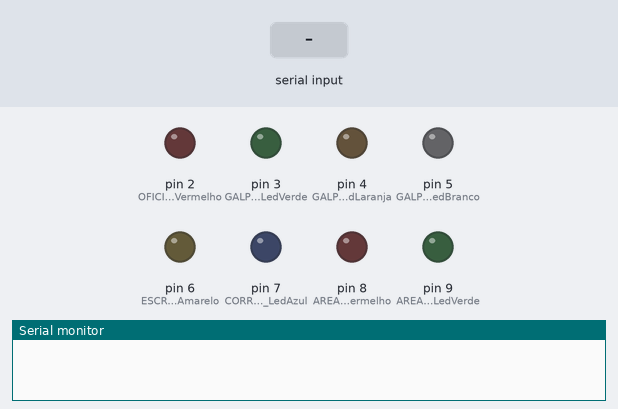
This sketch was run on a simulated Arduino Uno, built with avr-gcc and run on an emulated ATmega328P. Shown: output pins drawn as LEDs (lit = HIGH), the last lines printed to the serial monitor. Inputs (shaded band) come from the test bench.

Above: at 1.2 s.
1.3 s: "A" received over Serial
At 2.5 s:
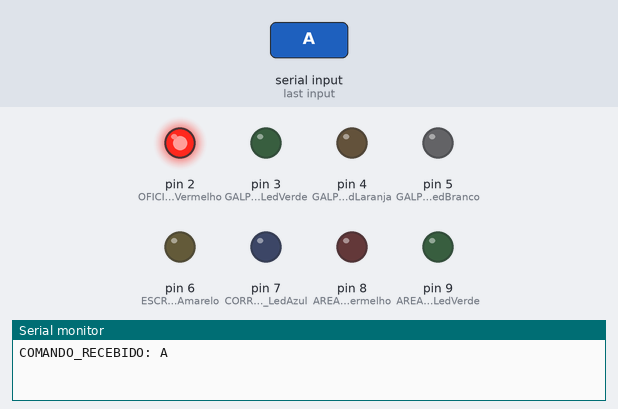
2.8 s: byte 70 ('F') received over Serial
At 3.6 s:
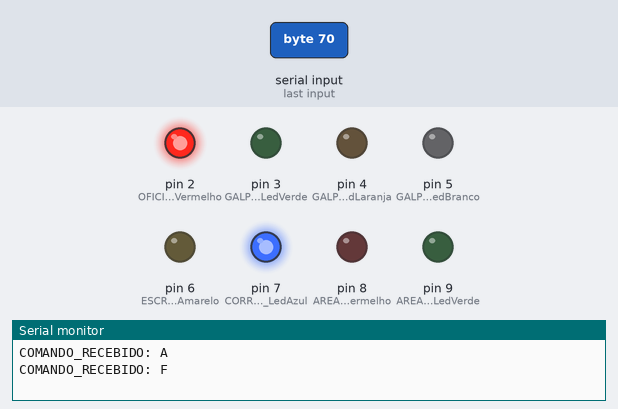
4.3 s: byte 71 ('G') received over Serial
At 4.8 s:
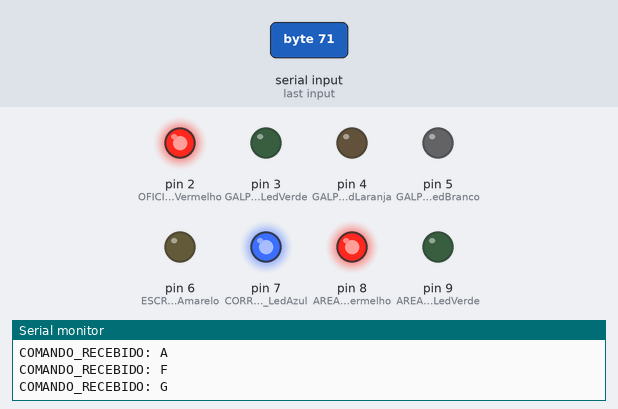
5.8 s: byte 102 ('f') received over Serial
At 7.0 s:
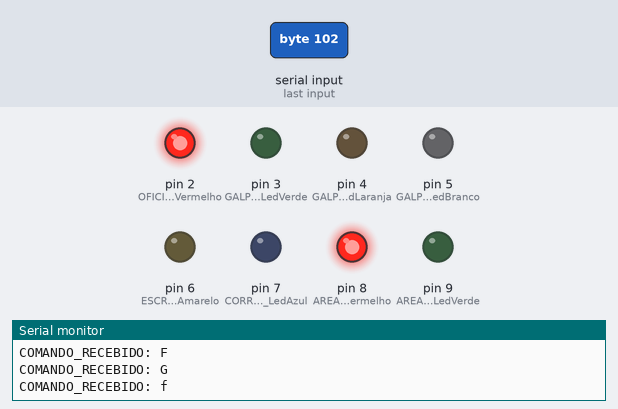
7.3 s: byte 72 ('H') received over Serial
At 8.3 s:
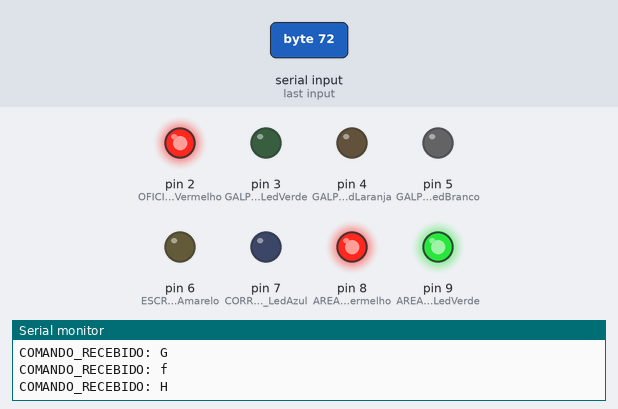
8.8 s: byte 103 ('g') received over Serial
At 9.4 s:
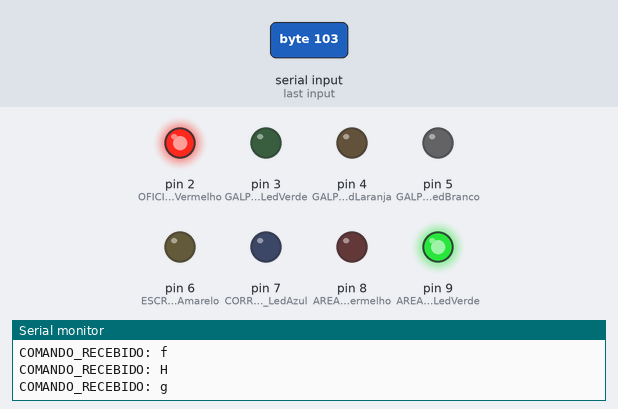
Timing chart, 0 to 11.3 s (numbered marks = the images above; inputs shaded):
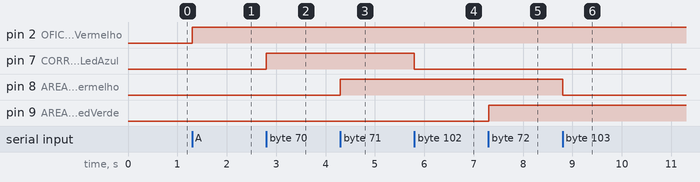

Measured:
- after the input at 1.3 s, pin 2 (OFICINA_LedVermelho): LOW → HIGH at once
- after the input at 2.8 s, pin 7 (CORREDOR_LedAzul): LOW → HIGH at once
- after the input at 4.3 s, pin 8 (AREA_SERVICO_LedVermelho): LOW → HIGH at once
- after the input at 5.8 s, pin 7 (CORREDOR_LedAzul): HIGH → LOW at once
- after the input at 7.3 s, pin 9 (AREA_EXTERNA_LedVerde): LOW → HIGH at once
- after the input at 8.8 s, pin 8 (AREA_SERVICO_LedVermelho): HIGH → LOW at once

The sketch:

sensores.ino
```cpp
/*
Nome do arquivo: sensores.ino
Equipe: João Vítor, Maria Clara e Pedro Matias.
Turma: G93314
*/

// LEDs representando os setores
const int OFICINA_LedVermelho     = 2;
const int GALPAO_1_LedVerde       = 3;
const int GALPAO_2_LedLaranja     = 4;
const int GALPAO_3_LedBranco      = 5;
const int ESCRITORIO_LedAmarelo   = 6;
const int CORREDOR_LedAzul        = 7;
const int AREA_SERVICO_LedVermelho = 8;
const int AREA_EXTERNA_LedVerde   = 9;

void setup() {
  Serial.begin(9600);

  // Configura todos os pinos como saída
  pinMode(OFICINA_LedVermelho, OUTPUT);
  pinMode(GALPAO_1_LedVerde, OUTPUT);
  pinMode(GALPAO_2_LedLaranja, OUTPUT);
  pinMode(GALPAO_3_LedBranco, OUTPUT);
  pinMode(ESCRITORIO_LedAmarelo, OUTPUT);
  pinMode(CORREDOR_LedAzul, OUTPUT);
  pinMode(AREA_SERVICO_LedVermelho, OUTPUT);
  pinMode(AREA_EXTERNA_LedVerde, OUTPUT);

  // Garante tudo apagado inicialmente
  for (int i = 2; i <= 9; i++) {
    digitalWrite(i, LOW);
  }
}

void loop() {

  if (Serial.available()) {
    char comando = Serial.read();

    switch (comando) {

      case 'A': digitalWrite(OFICINA_LedVermelho, HIGH); break;
      case 'a': digitalWrite(OFICINA_LedVermelho, LOW);  break;

      case 'B': digitalWrite(GALPAO_1_LedVerde, HIGH); break;
      case 'b': digitalWrite(GALPAO_1_LedVerde, LOW);  break;

      case 'C': digitalWrite(GALPAO_2_LedLaranja, HIGH); break;
      case 'c': digitalWrite(GALPAO_2_LedLaranja, LOW);  break;

      case 'D': digitalWrite(GALPAO_3_LedBranco, HIGH); break;
      case 'd': digitalWrite(GALPAO_3_LedBranco, LOW);  break;

      case 'E': digitalWrite(ESCRITORIO_LedAmarelo, HIGH); break;
      case 'e': digitalWrite(ESCRITORIO_LedAmarelo, LOW);  break;

      case 'F': digitalWrite(CORREDOR_LedAzul, HIGH); break;
      case 'f': digitalWrite(CORREDOR_LedAzul, LOW);  break;

      case 'G': digitalWrite(AREA_SERVICO_LedVermelho, HIGH); break;
      case 'g': digitalWrite(AREA_SERVICO_LedVermelho, LOW);  break;

      case 'H': digitalWrite(AREA_EXTERNA_LedVerde, HIGH); break;
      case 'h': digitalWrite(AREA_EXTERNA_LedVerde, LOW);  break;

      default:
        Serial.println("COMANDO_INVALIDO");
        break;
    }

    Serial.print("COMANDO_RECEBIDO: ");
    Serial.println(comando);
  }
}
```
